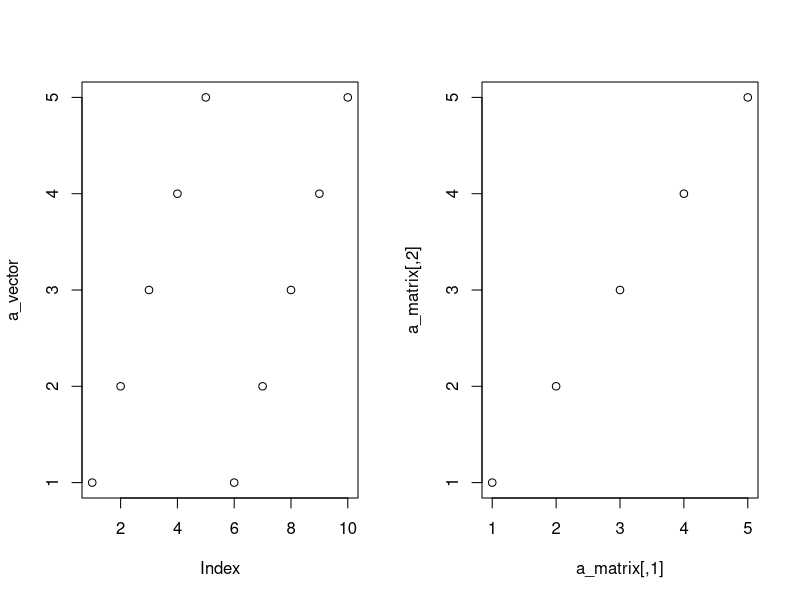

The R script that drew this image:
## ---- chunk 1
object1 <- c (1, 2, 3)
object2 <- c ("a", "b", "c", "d", "e")
c(object1, object2)
list1 <- list (object1, object2)
str (list1)
## ---- chunk 2
list2 <- list (list1, list1)
str(list2)
list3 <- c (list1, list1)
str(list3)
## ---- chunk 3
mymatrix <- matrix (1:25, nrow = 5)
print (mymatrix)
dim (mymatrix)
## ---- chunk 4
head (iris)
dim(iris)
## ---- chunk 5
mydata <- data.frame (people = c("Sarah", "Nynke", "Colin", "Stephanie"),
                      gender = c(0,0,1,0),
                      stringsAsFactors = FALSE)
mydata
str( as.list (mydata))
## ---- chunk 6
# Vectors can have names
c(one = 1, two = 2)
# Matrices have colnames and rownames
matrix (1:4, nrow = 2, dimnames = list(c("one", "two"), c("A", "B")))
# Dataframes have names
names(iris)
## ---- chunk 7
a_vector <- rep(1:5, 2)
a_matrix <- matrix (a_vector, nrow = 5)
par(mfcol = c(1,2))
plot(a_vector)
plot(a_matrix)
